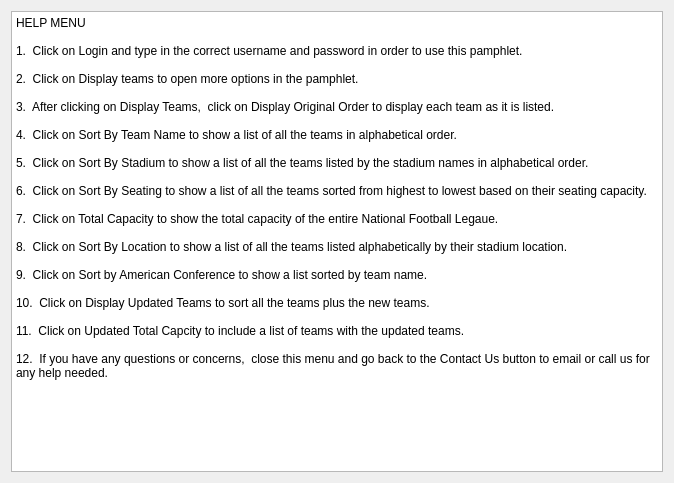
<?xml version="1.0" encoding="UTF-8"?>
<ui version="4.0">
 <class>HelpDialog</class>
 <widget class="QDialog" name="HelpDialog">
  <property name="geometry">
   <rect>
    <x>0</x>
    <y>0</y>
    <width>674</width>
    <height>483</height>
   </rect>
  </property>
  <property name="windowTitle">
   <string>Dialog</string>
  </property>
  <layout class="QVBoxLayout" name="verticalLayout">
   <item>
    <widget class="QPlainTextEdit" name="plainTextEdit">
     <property name="plainText">
      <string>HELP MENU

1.  Click on Login and type in the correct username and password in order to use this pamphlet.

2.  Click on Display teams to open more options in the pamphlet. 

3.  After clicking on Display Teams,  click on Display Original Order to display each team as it is listed.

4.  Click on Sort By Team Name to show a list of all the teams in alphabetical order.

5.  Click on Sort By Stadium to show a list of all the teams listed by the stadium names in alphabetical order.

6.  Click on Sort By Seating to show a list of all the teams sorted from highest to lowest based on their seating capacity.

7.  Click on Total Capacity to show the total capacity of the entire National Football Legaue.

8.  Click on Sort By Location to show a list of all the teams listed alphabetically by their stadium location.

9.  Click on Sort by American Conference to show a list sorted by team name.

10.  Click on Display Updated Teams to sort all the teams plus the new teams.

11.  Click on Updated Total Capcity to include a list of teams with the updated teams.

12.  If you have any questions or concerns,  close this menu and go back to the Contact Us button to email or call us for any help needed.</string>
     </property>
    </widget>
   </item>
  </layout>
 </widget>
 <resources/>
 <connections/>
</ui>
